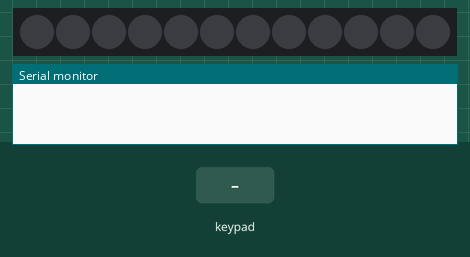
Recording of a sketch running on a simulated Arduino Uno, built with avr-gcc and run on an emulated ATmega328P. Shown: 12 RGB LEDs in strip order, left to right, the last lines printed to the serial monitor. The test bench sets the inputs (shaded band).

Above: at 1.2 s.
1.3 s: keypad keys 9 8 7 5 A pressed 0.4 s apart
At 3.8 s:
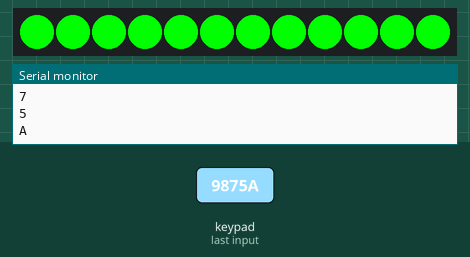
4.8 s: key 'C' pressed
At 4.95 s:
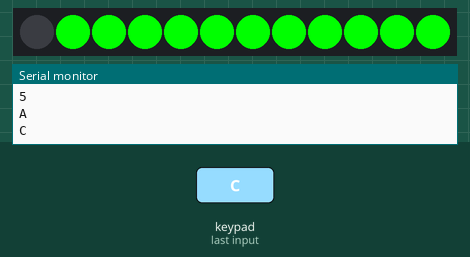
6.7 s: keypad keys 1 3 9 7 2 2 2 A pressed 0.4 s apart
At 10.3 s:
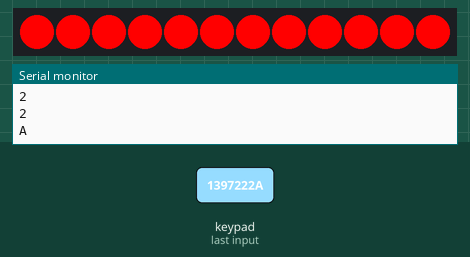
11.4 s: key 'C' pressed
At 11.55 s:
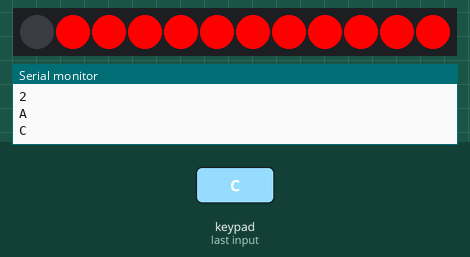
13.3 s: key '1' pressed
14.8 s: key 'B' pressed
At 15.06 s:
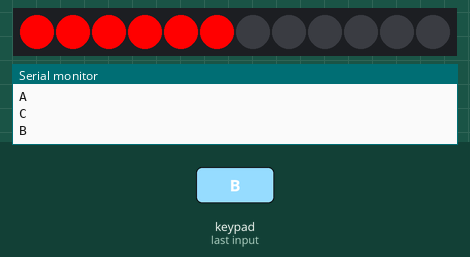
Timing chart, 0 to 17.3 s (numbered marks = the images above; inputs shaded):
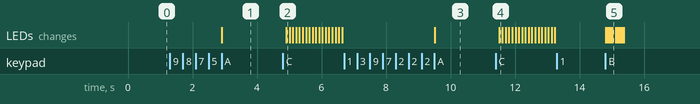

Measured:
- after the input at 1.3 s, the LEDs: change after 1.6 s (image 1)
- after the input at 4.8 s, the LEDs: change after 0.11 s (image 2)
- after the input at 6.7 s, the LEDs: change after 2.8 s (image 3)
- after the input at 11.4 s, the LEDs: change after 0.11 s (image 4)
- after the input at 13.3 s, every drawn part: stays the same
- after the input at 14.8 s, the LEDs: first change at once (image 5 shows a later state)

The sketch:

keypad_controlled_iron_man_leds_rev_2.ino
```cpp
#include <Keypad.h>

#include <Adafruit_NeoPixel.h>

const byte ROWS = 4; //four rows
const byte COLS = 4; //four columns
//define the cymbols on the buttons of the keypads
char hexaKeys[ROWS][COLS] = {
  {'1','2','3','A'},
  {'4','5','6','B'},
  {'7','8','9','C'},
  {'*','0','#','D'}
};
byte rowPins[ROWS] = {4, 12, 11, 10}; //connect to the row pinouts of the keypad
byte colPins[COLS] = {9, 8, 7, 5}; //connect to the column pinouts of the keypad

Keypad keypad = Keypad( makeKeymap(hexaKeys), rowPins, colPins, ROWS, COLS );

Adafruit_NeoPixel pixels(12, 6);
Adafruit_NeoPixel pixelsp(14, 3);

int delayval = 100; // timing delay in milliseconds
uint32_t off = pixels.Color(0, 0, 0);
uint32_t blue = pixels.Color(51, 153, 255);
uint32_t purple = pixels.Color(255, 0, 255);
uint32_t red = pixels.Color(255, 0, 0);
uint32_t white = pixels.Color(200, 200, 200);
uint32_t offp = pixelsp.Color(0, 0, 0);
uint32_t bluep = pixelsp.Color(51, 153, 255);
uint32_t purplep = pixelsp.Color(255, 0, 255);
uint32_t redp = pixelsp.Color(255, 0, 0);
uint32_t whitep = pixelsp.Color(200, 200, 200);
uint32_t green = pixels.Color(0, 255, 0);
uint32_t greenp = pixels.Color(0, 255, 0);
uint32_t yellow = pixels.Color(255, 255, 0);
uint32_t yellowp = pixels.Color(255, 255, 0);
void setup()
{
  Serial.begin(9600);
  pixels.begin();
  pixels.show();

}


  long unsigned int color_a;
  long unsigned int color_b;
void loop(){

  char input = keypad.getKey();
  if (input != NO_KEY) {
    Serial.println(input);
  }

    int y = 0;
  switch (input) {

    case '1':
    color_a = blue;
    color_b = bluep;
    break;

    case '2':
    color_a = red;
    color_b = redp;
    break;

    case '3':
    color_a = purple;
    color_b = purplep;
    break;

    case '4':
    color_a = white;
    color_b = whitep;
    break;

    case '5':
    color_a = green;
    color_b = greenp;
    break;

    case '6':
    color_a = yellow;
    color_b = yellowp;
    break;

    case 'A':
    pixels.fill(color_a, 0, 12);
    pixels.show();
    break;

    case 'B':
   	 for(int x = 1; x <= 12; x++) {
      pixels.fill(color_a, 0, x);
      pixels.show();
       delay(50);
     }
    break;

    case 'C':
    while(keypad.getKey() == NO_KEY){

    pixels.setPixelColor(y, color_a);
    pixels.show();
    pixels.setPixelColor(y - 1, off);
    pixels.show();
    delay(100);

      if(y == 12) {
        y = 0;
      }else{
        y++;
      }

    }

    break;

    case '*':
    pixelsp.fill(color_b,0,14);
    pixelsp.show();
    break;

    case '0':
    while (true) {
    pixelsp.fill(color_b,0,14);
    pixelsp.show();
    delay(60000);
    pixelsp.fill(offp, 0, 14);
    pixelsp.show();
    delay(100);
    pixelsp.fill(color_b, 0, 14);
    pixelsp.show();
    }
    break;

    case 'D':
    pixelsp.fill(offp,0,14);
    pixels.fill(off, 0, 12);
    pixels.show();
    pixelsp.show();
    break;
  }
}
```
